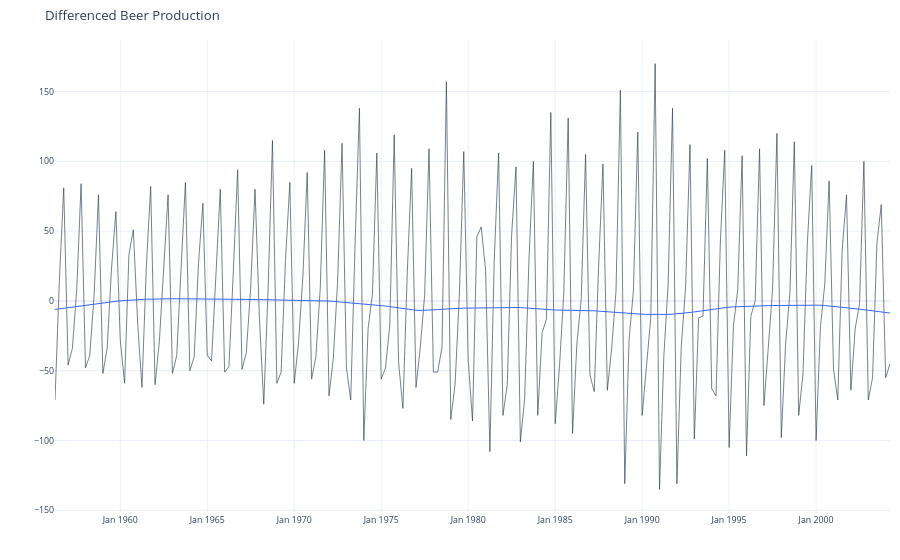

Notebook source saved alongside this figure:
### Markdown cell above
### Differenced Plot - Beer

### Code cell
aus['Beer_diff'] = aus['Beer'].diff()

pytk.plot_timeseries(
    aus.dropna(),
    date_column='Quarter',
    value_column='Beer_diff',
    title='Differenced Beer Production'
)

### Figure 1 — Plotly figure (JSON) as saved in the notebook; plotly's stock layout.template omitted (floating-point values rounded to 4 significant figures; data arrays with more than 128 entries replaced by an {"elided": "..."} marker saying what was removed)
{"data": [{"hoverlabel": {"font": {"size": 8.8}}, "line": {"color": "rgba(44, 62, 80, 1.0)", "width": 0.65}, "mode": "lines", "name": "Time Series", "showlegend": false, "type": "scatter", "x": {"elided": "193 str values"}, "y": {"elided": "193 float values"}}, {"hoverlabel": {"font": {"size": 8.8}}, "line": {"color": "rgba(51, 102, 255, 1.0)", "width": 1}, "mode": "lines", "name": "Smoother", "showlegend": false, "type": "scatter", "x": {"elided": "193 str values"}, "y": {"elided": "193 float values"}}], "layout": {"autosize": true, "font": {"size": 11}, "legend": {"font": {"size": 8.8}, "title": {"font": {"size": 8.8}, "text": "Legend"}}, "margin": {"b": 40, "l": 10, "r": 10, "t": 40}, "title": {"font": {"size": 13.2}, "text": "Differenced Beer Production"}, "xaxis": {"anchor": "y", "domain": [0, 1], "tickfont": {"size": 8.8}, "tickformat": "%b %Y", "title": {"text": ""}}, "yaxis": {"anchor": "x", "domain": [0, 1], "tickfont": {"size": 8.8}, "title": {"text": ""}}}}
